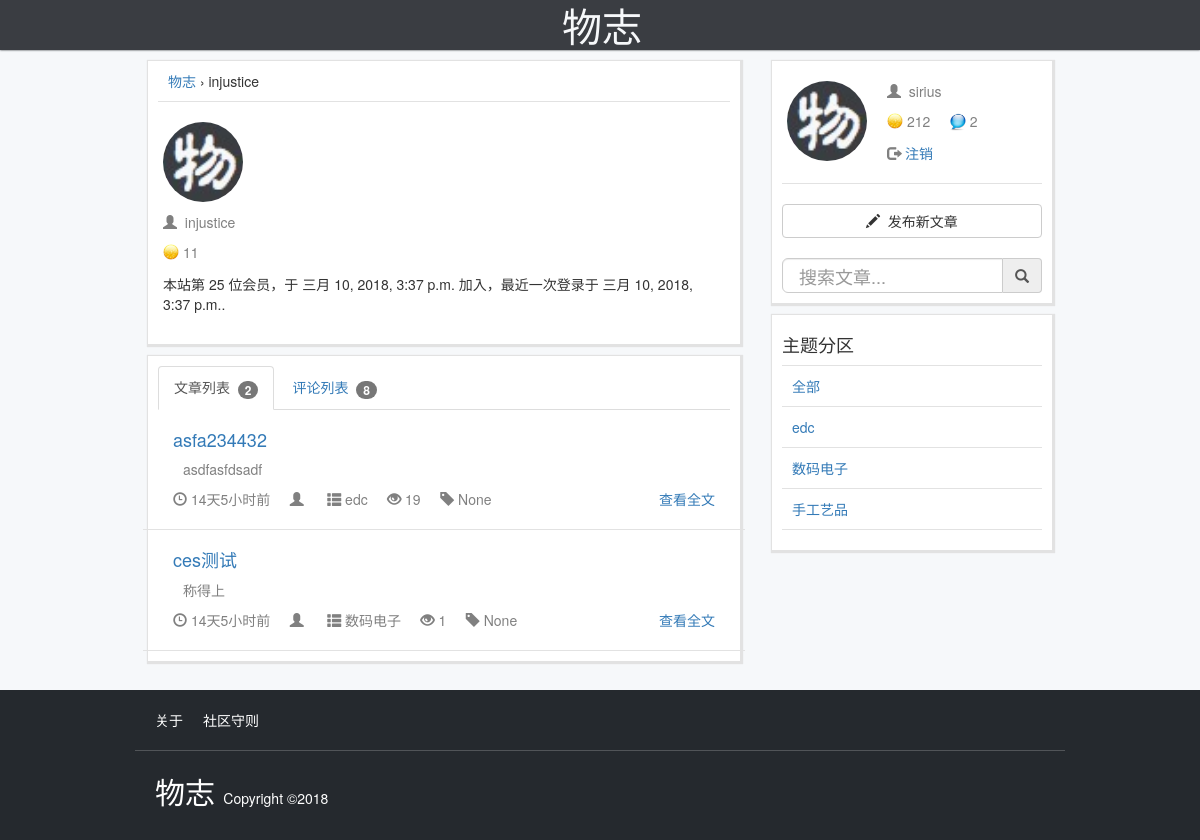
The app's page /userpage/member/injustice/ (signed in) with its own data.
### userpage/models.py (models this page shows)
class Profile(models.Model):
    user = models.OneToOneField(User, on_delete=models.CASCADE)
    address = models.TextField(max_length=500, blank=True)
    avatar = models.ImageField(upload_to='static/avatar/', default='static/avatar/default.png', blank=True, null=True)
    point = models.IntegerField(default=0)
    unread = models.IntegerField(default=0)
    invite_code = models.CharField(max_length=30,default='null')
    mobile = models.CharField(max_length=128, blank=True)
    wechat = models.CharField(max_length=128, blank=True)
    weibo = models.CharField(max_length=128, blank=True)
    instagram = models.CharField(max_length=128, blank=True)
    facebook = models.CharField(max_length=128, blank=True)
    twitter = models.CharField(max_length=128, blank=True)
    telegram = models.CharField(max_length=128, blank=True)
    def __str__(self):
        return self.user.username

### article/models.py (models this page shows)
class Article(models.Model):
    id=models.AutoField(primary_key=True)
    section=models.ForeignKey(Section,on_delete=models.CASCADE,default=0)
    author_id = models.ForeignKey(Profile,on_delete=models.CASCADE,default=0)
    publish_time = models.DateTimeField(auto_now_add=True,editable=False)
    cover = models.ImageField(upload_to='static/upload/')
    title = models.CharField(max_length=1024)
    detail = HTMLField()
    ip = models.GenericIPAddressField(blank=True,null=True)
    tag = models.CharField(max_length=128, blank=True, null=True)
    visible = models.CharField(choices=(('Y','是'),('N','否')),max_length=64,default='Y')
    readtime = models.IntegerField(default=0)
    comment_count = models.IntegerField(default=0)
    def __str__(self):
        return self.title
    class Meta:
        db_table ="article"
        ordering = ['-publish_time']

class Section(models.Model):
    id = models.AutoField(primary_key=True)
    name = models.CharField(max_length=256)
    def __str__(self):
        return self.name
    class Meta:
        db_table ="Section"

### userpage/views.py (the view)
# urls.py: path('member/<str:username>/', views.profile, name='profile'),
@login_required
@transaction.atomic
def profile(request, username):
    inst_user = User.objects.get(username=username)
    inst_profile = Profile.objects.get(user=inst_user)
    arts = Article.objects.filter(author_id=inst_profile).filter(visible="Y")
    comments = Comment.objects.filter(user=inst_profile).filter(invalid='N')
    if username == request.user.username:
        if request.method == 'POST':
            user_form = UserForm(request.POST, instance=request.user)
            profile_form = ProfileForm(request.POST, request.FILES, instance=request.user.profile)
            if user_form.is_valid() and profile_form.is_valid():
                user_form.save()
                profile_form.save()
                return redirect('.')
            else:
                messages.error(request, user_form.errors)
        else:
            user_form = UserForm(instance=request.user)
            profile_form = ProfileForm(instance=request.user.profile)
        msgs = Msg.objects.filter(mention_user=inst_profile).order_by('-comment_time')
        for i in msgs:
            i.unread='N'
            i.save()
        unread = inst_profile.unread
        inst_profile.unread=0
        inst_profile.save()
        print(inst_user)
        point = Point.objects.filter(user=inst_user).order_by('-record_time')
        print(point)
        return render(request, 'userpage/profile.html', {'member':inst_user,'arts':arts,'comments':comments,'user_form': user_form,'profile_form': profile_form,'notice':msgs,'points':point,'unread':unread})
    else:
        return render(request, 'userpage/profile.html', {'member':inst_user,'arts':arts,'comments':comments})

### article/templatetags/timetonow.py (called while the page is built)
@register.filter
@stringfilter
def timetonow(value):
    valuetime = datetime.datetime.strptime(value, "%Y-%m-%d %H:%M:%S.%f+00:00")
    now = timezone.now()
    now = now.replace(tzinfo=None)
    delta = now-valuetime
    s = delta.total_seconds()
    if s>86400:
        if int(s%86400/3600) == 0:
            return  '%d天前' % (int(s/86400))
        else:
           return '%d天%d小时前' % (int(s/86400),s%86400/3600)
    elif s>3600:
        return '%d小时前' % (int(s/3600))
    elif s>120:
        return '%d分钟前' % (int(s/60))
    else:
        return '刚刚'

### edconline/globalarg.py (called while the page is built)
def settings(request):
    secs = Section.objects.all()
    if request.user.is_authenticated:
        userid = request.user.id
        user =Profile.objects.get(user=userid)
        return {'secs':secs,'user':user}
    else:
        return {'secs':secs}

### userpage/templates/userpage/profile.html (shortened to what this page needs)
{% extends "base.html"%}
{% load timetonow %}
{% load displayName %}
{% block banner %}
    <div style="height:30px">
    </div>
{% endblock %}
{% block content%}
    <div class="card">
      <p><a href="/">物志</a> › {{member.username}}</p>
    <span class="sep"></span>
        <div class="usercard row">
            <div class="usercard-avatar" style="background:url(/{{member.profile.avatar}}) no-repeat;background-size:80px 80px;">
            </div>
            <div class="usercard-info">
                <p>
                    <span class="glyphicon glyphicon-user fad"> </span>&nbsp;<span class="fad">
                        {{member.username}}
                    </span>
                </p>
                <p>
                    <img src="/static/image/coin16.png" style="display:inline-block;padding-bottom: 4px" alt="金币" >
                    <span class="fad">
                        {{member.profile.point}}
                    </span> &nbsp;&nbsp;&nbsp;
                </p>
                <p> 本站第 {{member.id}} 位会员，于 {{member.date_joined}} 加入，最近一次登录于 {{member.last_login}}.
            </div>
        </div>
    </div>
    <div class="card">
        <ul class="nav nav-tabs" id="tab-nav">
          <li role="presentation" >
              <a href="javascript:;">文章列表 &nbsp;<span class="badge">{{arts|length}}</span></a>
          </li>
          <li role="presentation" >
              <a href="javascript:;">评论列表 &nbsp;<span class="badge">{{comments|length}}</span></a>
          </li>
        </ul>
    <div class="detail-tab">
        <div class="profile-tab" >
        {% for i in arts %}
        <div class="preview row member_arts" style="padding:10px 10px 10px 10px;border-bottom: 1px solid #e2e2e2">
            <div class="preview-info">
                <a href="/article/{{i.id}}/"><h4>{{i.title}}</h4></a>
                <p class="fad">{{i.detail|striptags|truncatechars:500|safe}} </p>
                <span class="glyphicon glyphicon-time fad"> </span>&nbsp;<span class="fad">{{i.publish_time|timetonow}}</span>
                <span class="glyphicon glyphicon-user fad"> </span>&nbsp;
                <span class="glyphicon glyphicon-th-list fad"> </span>&nbsp;<a href="/?catalog={{i.section}}"><span class="fad">{{i.section}}</span></a>
                <span class="glyphicon glyphicon-eye-open fad"> </span>&nbsp;<span class="fad">{{i.readtime}}</span>
                <span class="glyphicon glyphicon-tag fad"> </span>&nbsp;<span class=" fad">{{i.tag}}</span>
                <span class="pull-right">
                    <span><a href="/article/{{i.id}}/" target="__blank">查看全文</a></span>
                </span>
            </div>
        </div>
        {% endfor %}
        </div>
    </div>
    </div>
{% endblock %}

### templates/base.html (shortened to what this page needs)
<!DOCTYPE html>
{% load staticfiles %}
{% load timetonow %}
<html>
    <head>
        <link href="/static/bootstrap/css/bootstrap.min.css" rel="stylesheet">
        <link href="/static/bootstrap/css/style.css" rel="stylesheet">
        <link href='http://cdn.webfont.youziku.com/webfonts/nomal/114602/46453/5a919786f629d911e0099415.css' rel='stylesheet' type='text/css' />
    </head>
    <body>
        <nav class="navbar-collapse collapse navbar-fixed-top">
            <div class="container">
                <ul class="nav navbar-nav">
                    <li class="css106de12c1c1bfaa ">
                        <a class="logo" href='/'>物志</a>
                    </li>
                </ul>
            </div>
        </nav>
        {% block banner %}{% endblock %}
        <div class="container-fluid">
            <div class="container">
                <div class="row ">
                    <div class="content col-md-8">
                        {% block content %}{% endblock%}
                    </div>
                    <div class="sidebar col-md-4">
                    {% block sidebar %}
						<div class="card">
                            {% ifnotequal user.id None %}
						    <div class="usercard row">
						        <a href="/userpage/member/{{user.user}}/">
                                    <div class="usercard-avatar" style="background:url(/{{user.avatar}}) no-repeat;background-size:80px 80px;">
						          </div>
                                </a>
						        <div class="usercard-info">
						        	<p>
						        		<a href="/userpage/member/{{user.user}}/"><span class="glyphicon glyphicon-user fad"> </span>&nbsp;
                                            <span class="fad">
						        			   {{user.user}}
						        		    </span>
                                         </a>
						        	</p>
						        	<p>
						        		<img src="/static/image/coin16.png" style="display:inline-block;padding-bottom: 4px" alt="金币" > <span class="fad">
						        			{{user.point}}
						        		</span> &nbsp;&nbsp;&nbsp;
                                        <a href="/userpage/member/{{user.user}}/"><img src="/static/image/notice.png" width="16" height="16" style="display:inline-block;padding-bottom: 2px;width:16px;height:20px" alt="未读提醒" >
                                        <span class="fad" alt="未读提醒">
                                           {{user.unread}}
						        		</span></a> &nbsp;&nbsp;&nbsp;
						        	</p>
                                    <p><span class="glyphicon glyphicon-log-out fad"></span><a href="/userpage/logout/"> 注销</a></p>
						        </div>
						    </div>
                            <span class="sep"></span>
						    <button class="btn btn-default" style="width:100%;margin-top: 10px" type="submit" onclick="window.location.href='/article/publish/'">
						    	<span class="glyphicon glyphicon-pencil"></span>&nbsp; 发布新文章
						    </button>
                            {% endifnotequal %}
                            <form action="/" method="get" id="searchform" name="searchform">
                            <div class="input-group" style="margin-top:20px">
                                <input type="text" class="form-control input-lg" style="height:35px" placeholder="搜索文章..." name="keywords">
                                <span class="input-group-addon btn btn-primary" id="search">
                                    <span class="glyphicon glyphicon-search" > </span>
                                </span>
                            </div>
                            </form>
						</div>
                        <div class="card">
                                <h4>主题分区</h4>
                                <span class="sep"></span>
                                <p><a href="/">全部</a></p>
                                <span class="sep"></span>
                                {% for i in secs %}
                                        <p><a href="/?catalog={{i.name}}">{{i.name}}</a></p>
                                        <span class="sep"></span>
                                {% endfor %}
                        </div>
                    {% endblock %}
                	</div>
        	    </div>
        	</div>
    <footer class="foot-wrap">
            <div class="container">
                    <div class="foot-top">
                        <ul>
                            <li>
                                <a href="" >关于</a>
                            </li>
                            <li>
                                <a href="" >社区守则</a>
                            </li>
                        </ul>
                    </div>
                    <div class="foot-bottom">
                        <span class="css106de12c1c1bfaa" style="font-size:30px;font-color:#d73a49">
                            <a class="logo" href='/'>物志</a>
                        </span>
                        Copyright ©2018
                    </div>
            </div>
    </footer>
	</div>
    </body>
</html>

### records on screen
Article: title "asfa234432", detail "asdfasfdsadf", publish_time "14天5小时前", section "edc", readtime "19", tag "None"
Article: title "ces测试", detail "称得上", publish_time "14天5小时前", section "数码电子", readtime "1", tag "None"
Profile: avatar (picture), user "sirius", point "212", unread "2"
Section: name "edc"
Section: name "数码电子"
Section: name "手工艺品"

### other values on screen
{{ member.username }} "injustice"
{{ member.profile.point }} "11"
{{ member.id }} "25"
{{ member.date_joined }} "三月 10, 2018, 3:37 p.m."
{{ member.last_login }} "三月 10, 2018, 3:37 p.m."
{{ arts|length }} "2"
{{ comments|length }} "8"
